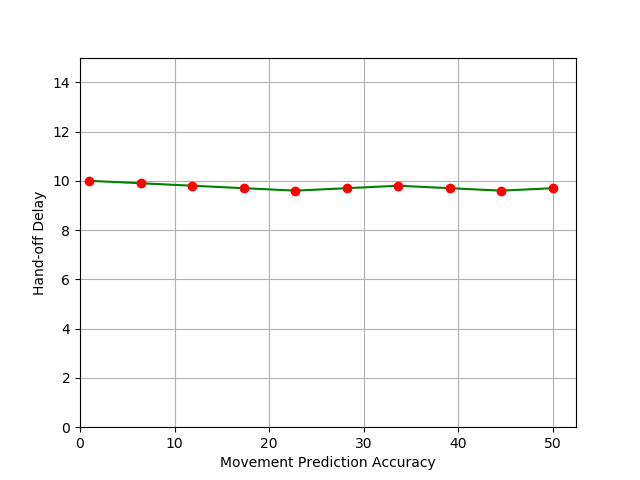

This chart was generated by the following Python code:
import matplotlib.pyplot as plt
import numpy as np

ox = np.linspace(1,50,10)
oy = [10,9.9,9.8,9.7,9.6,9.7,9.8,9.7,9.6,9.7]

plt.plot(ox,oy,'g',ox,oy,'ro')
plt.ylabel("Hand-off Delay")
plt.xlabel("Movement Prediction Accuracy")
plt.ylim(0,15)
# plt.yscale(10)
plt.grid(b=None, which='major', axis='both')
plt.xlim(0)

plt.show()
